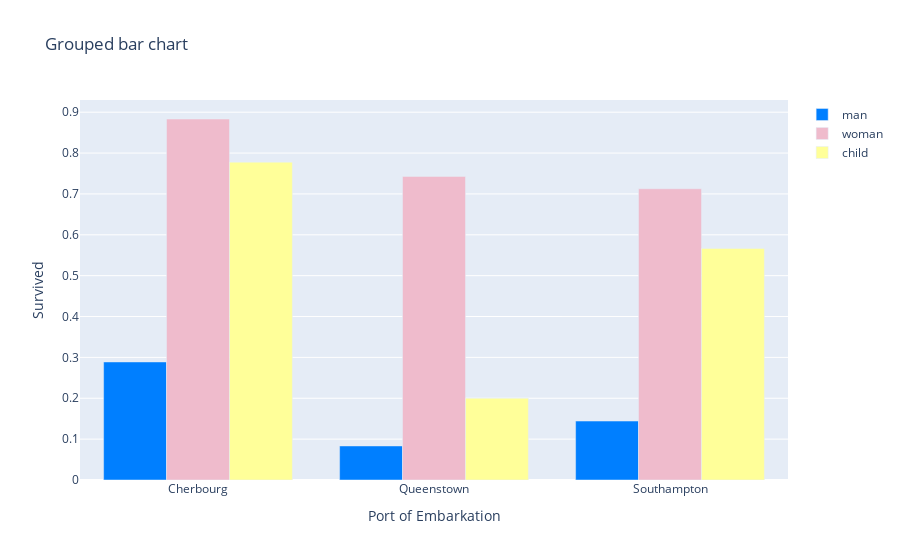

Notebook cell for this chart:
### Code cell
mydata1 = go.Bar(
        x=results.loc['man'].index,
        y=results.loc['man']['survived'],
        name='man',
        marker=dict(color='#007FFF')
    )
    mydata2 = go.Bar(
        x=results.loc['woman'].index,
        y=results.loc['woman']['survived'],
        name='woman',
        marker=dict(color='#EFBBCC')
    )
    mydata3 = go.Bar(
        x=results.loc['child'].index,
        y=results.loc['child']['survived'],
        name='child',
        marker=dict(color='#FFFF99')
    )
    mylayout = go.Layout(
        title='Grouped bar chart',
        xaxis = dict(title = 'Port of Embarkation'), # x-axis label
        yaxis = dict(title = 'Survived'), # y-axis label

    )
    fig = go.Figure(data=[mydata1, mydata2, mydata3], layout=mylayout)
    fig

### Figure 1 — Plotly figure (JSON) as saved in the notebook; plotly's stock layout.template omitted (floating-point values rounded to 4 significant figures)
{"data": [{"marker": {"color": "#007FFF"}, "name": "man", "type": "bar", "x": ["Cherbourg", "Queenstown", "Southampton"], "y": [0.2889, 0.08333, 0.1443]}, {"marker": {"color": "#EFBBCC"}, "name": "woman", "type": "bar", "x": ["Cherbourg", "Queenstown", "Southampton"], "y": [0.8833, 0.7429, 0.7126]}, {"marker": {"color": "#FFFF99"}, "name": "child", "type": "bar", "x": ["Cherbourg", "Queenstown", "Southampton"], "y": [0.7778, 0.2, 0.5667]}], "layout": {"autosize": true, "title": {"text": "Grouped bar chart"}, "xaxis": {"autorange": true, "range": [-0.5, 2.5], "title": {"text": "Port of Embarkation"}, "type": "category"}, "yaxis": {"autorange": true, "range": [0, 0.9298], "title": {"text": "Survived"}, "type": "linear"}}}
